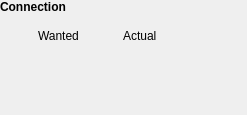
<?xml version="1.0" encoding="UTF-8"?>
<ui version="4.0">
 <class>CommsDebugWidget</class>
 <widget class="QWidget" name="CommsDebugWidget">
  <property name="geometry">
   <rect>
    <x>0</x>
    <y>0</y>
    <width>247</width>
    <height>115</height>
   </rect>
  </property>
  <property name="sizePolicy">
   <sizepolicy hsizetype="Minimum" vsizetype="Minimum">
    <horstretch>0</horstretch>
    <verstretch>0</verstretch>
   </sizepolicy>
  </property>
  <property name="windowTitle">
   <string>Form</string>
  </property>
  <layout class="QGridLayout" name="gridLayout">
   <property name="leftMargin">
    <number>0</number>
   </property>
   <property name="topMargin">
    <number>0</number>
   </property>
   <property name="rightMargin">
    <number>0</number>
   </property>
   <property name="bottomMargin">
    <number>0</number>
   </property>
   <item row="1" column="1">
    <layout class="QHBoxLayout" name="horizontalLayout_2">
     <item>
      <widget class="LightWidget" name="widgetStatusConnectionActual" native="true">
       <property name="sizePolicy">
        <sizepolicy hsizetype="Fixed" vsizetype="Fixed">
         <horstretch>0</horstretch>
         <verstretch>0</verstretch>
        </sizepolicy>
       </property>
       <property name="minimumSize">
        <size>
         <width>32</width>
         <height>32</height>
        </size>
       </property>
       <property name="maximumSize">
        <size>
         <width>32</width>
         <height>32</height>
        </size>
       </property>
       <property name="toolTip">
        <string>Validity of port. Green means OK.</string>
       </property>
      </widget>
     </item>
     <item>
      <widget class="QLabel" name="label_2">
       <property name="text">
        <string>Actual</string>
       </property>
      </widget>
     </item>
    </layout>
   </item>
   <item row="1" column="0">
    <layout class="QHBoxLayout" name="horizontalLayout_3">
     <item>
      <widget class="LightWidget" name="widgetStatusConnectionWanted" native="true">
       <property name="sizePolicy">
        <sizepolicy hsizetype="Fixed" vsizetype="Fixed">
         <horstretch>0</horstretch>
         <verstretch>0</verstretch>
        </sizepolicy>
       </property>
       <property name="minimumSize">
        <size>
         <width>32</width>
         <height>32</height>
        </size>
       </property>
       <property name="maximumSize">
        <size>
         <width>32</width>
         <height>32</height>
        </size>
       </property>
       <property name="toolTip">
        <string>Validity of port. Green means OK.</string>
       </property>
      </widget>
     </item>
     <item>
      <widget class="QLabel" name="label">
       <property name="text">
        <string>Wanted</string>
       </property>
      </widget>
     </item>
    </layout>
   </item>
   <item row="0" column="0">
    <widget class="QLabel" name="label_4">
     <property name="sizePolicy">
      <sizepolicy hsizetype="Minimum" vsizetype="Minimum">
       <horstretch>0</horstretch>
       <verstretch>0</verstretch>
      </sizepolicy>
     </property>
     <property name="font">
      <font>
       <weight>75</weight>
       <bold>true</bold>
      </font>
     </property>
     <property name="text">
      <string>Connection</string>
     </property>
    </widget>
   </item>
   <item row="1" column="2">
    <spacer name="horizontalSpacer">
     <property name="orientation">
      <enum>Qt::Horizontal</enum>
     </property>
     <property name="sizeHint" stdset="0">
      <size>
       <width>40</width>
       <height>20</height>
      </size>
     </property>
    </spacer>
   </item>
   <item row="2" column="0" colspan="3">
    <widget class="CouriersDebugWidget" name="widgetCouriersDebug" native="true">
     <property name="sizePolicy">
      <sizepolicy hsizetype="MinimumExpanding" vsizetype="MinimumExpanding">
       <horstretch>0</horstretch>
       <verstretch>0</verstretch>
      </sizepolicy>
     </property>
    </widget>
   </item>
  </layout>
 </widget>
 <customwidgets>
  <customwidget>
   <class>LightWidget</class>
   <extends>QWidget</extends>
   <header location="global">widgets/LightWidget.hpp</header>
   <container>1</container>
  </customwidget>
  <customwidget>
   <class>CouriersDebugWidget</class>
   <extends>QWidget</extends>
   <header location="global">widgets/debug/CouriersDebugWidget.hpp</header>
   <container>1</container>
  </customwidget>
 </customwidgets>
 <resources/>
 <connections/>
</ui>
